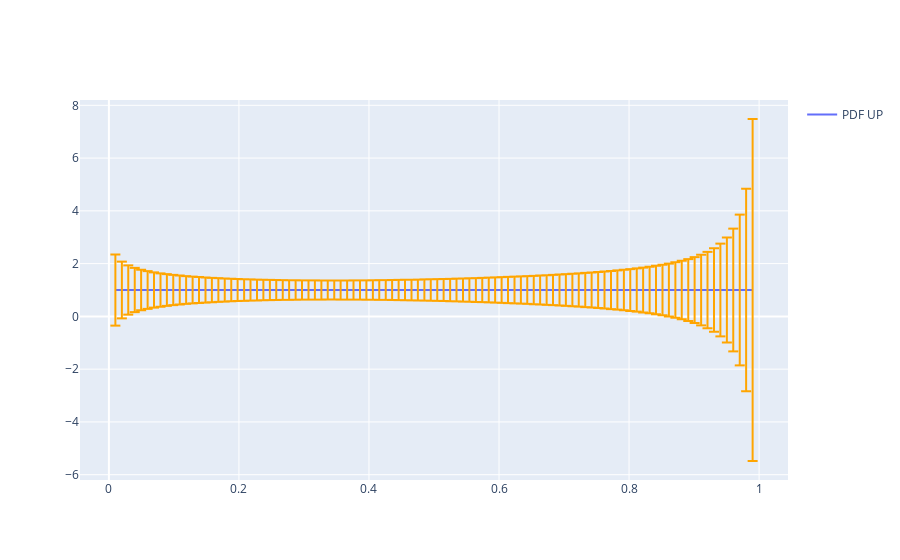

Here is the notebook cell this chart was saved with:
### Code cell
#--- Plot the figure (Ratio Plot)
figure_g = go.Figure()
pdf_up_trace = go.Scattergl(
                        x = x,
                        y = np.ones(len(pdf_dict['x-axis'])),#pdf_dict['u'].mean(axis=0),
                        name='PDF UP',
                        showlegend=True,
                        error_y=dict(
                                type='data',
                                color='orange',
                                array=pdf_dict['u'].std(axis=0)/u,
                                #array=pdf_dict['u'].std(axis=0)*5,
                                visible=True
                                )
                        )
#--- Plotting pdf_up
figure_g.add_trace(pdf_up_trace)
